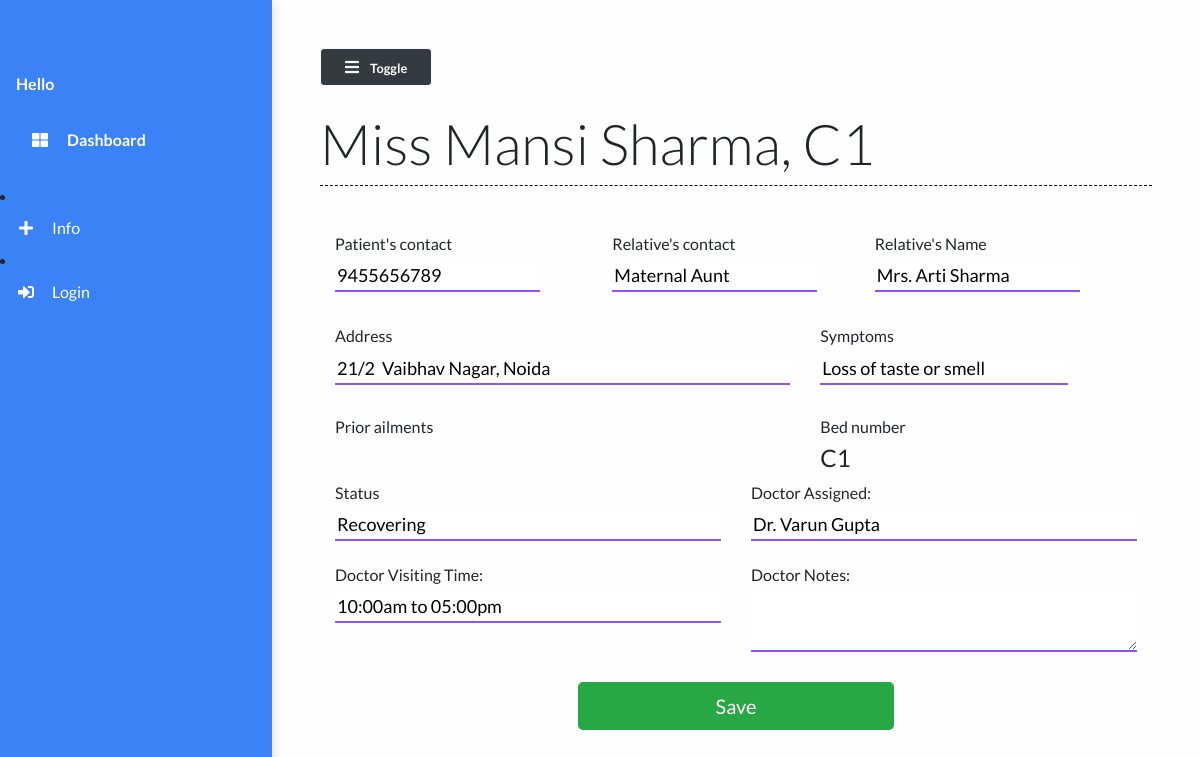
/patient/5, run on the app's committed database.
### main/models.py (models this page shows, shortened)
class Patient(models.Model):
    name = models.CharField(max_length=50)
    phone_num = models.CharField(max_length=15)
    patient_relative_name = models.CharField(max_length=50, null=True)
    patient_relative_contact = models.CharField(max_length=15, null=True)
    address = models.TextField()
    SYMPTOMS = (
        ('Fever', 'Fever'),
        ('Dry cough', 'Dry cough'),
        ('Tiredness', 'Tiredness'),
        ('Aches and pains', 'Aches and pains'),
        ('Sore throat', 'Sore throat'),
        ('Diarrhoea', 'Diarrhoea'),
        ('Loss of taste or smell', 'Loss of taste or smell'),
        ('Difficulty in breathing or shortness of breath', 'Difficulty in breathing or shortness of breath'),
        ('Chest pain or pressure', 'Chest pain or pressure'),
        ('Loss of speech or movement', 'Loss of speech or movement'),
    )
    symptoms = MultiSelectField(choices=SYMPTOMS, null=True, max_length=1000)
    prior_ailments = models.TextField()
    bed_num = models.ForeignKey("Bed", on_delete=models.CASCADE)
    dob = models.DateField(null=True)
    doctor = models.ForeignKey("Doctor", on_delete=models.CASCADE, null=True)
    doctors_notes = models.TextField(null=True, blank=True)
    doctors_visiting_time = models.CharField(null=True, max_length=50, blank=True)
    status = models.CharField(max_length=50)

class Bed(models.Model):
    bed_number = models.CharField(max_length=50)
    occupied = models.BooleanField()
    def __str__(self):
        return self.bed_number

class Doctor(models.Model):
    name = models.CharField(max_length=100)
    def __str__(self):
        return self.name

### main/views.py (the view, shortened to what this page needs)
# urls.py: path("patient/<str:pk>", views.patient, name="patient"),
def patient(request, pk):
    patient = Patient.objects.get(id=pk)
    context = {
        'patient': patient
    }
    return render(request, 'main/patient.html', context)

### main/templates/main/patient.html (shortened to what this page needs)
{% extends 'main/base.html' %}
{% load static %}
{% block contentTitle %}
    {{patient.name}}, {{patient.bed_num}}
{% endblock contentTitle %}
{% block content %}
		<form class="form" action="" method="post" id="registrationForm">
			<div class="container">
				<div class="patient-form">
					<div class="row">
						<div class="col-md-4 form-field mt-4 mb-0">
						<label for="mobile"><h6>Patient's contact</h6>
						<input type="text" id="name" class="input-text" type="text" name="mobile" placeholder="Mobile No" value="{{patient.phone_num}}">
						</label>
						</div>
						<div class="offset-md-2 col-md-4 form-field mt-4 mb-0">
						<label for="mobile" class="mb-0"><h6>Relative's contact</h6>
						<input type="text" id="mobile2" class="input-text" type="text" name="mobile2" placeholder="Mobile No" value="{{patient.patient_relative_contact}}">
						</label>
						</div>
						<div class="form-field mt-4">
						<label for="relativeName" class="mb-0"><h6>Relative's Name</h6>
						<input
							type="text"
							class="input-text"
							name="relativeName"
							id="realtiveName"
							value="{{patient.patient_relative_name}}"
							/>
						</label>
						</div>
						<div class="col-md-7 form-field mt-0">
						<label for="address" class="mb-0 mt-0"><h6>Address</h6></label>
						<input
							type="address"
							class="input-text"
							id="location"
							placeholder="address"
							name="location"
							title="enter a location"
							value="{{patient.address}}"
						/>
						</div>
						<div class="offset-md-1 col-md-4 form-field mt-0">
							<label for="symptoms" class="mb-0"><h6>Symptoms</h6></label>
							<input
								type="text"
								class="input-text"
								name="symptons"
								id="symptons"
								value="{{patient.symptoms}}"
							/>
						</div>
						<div class="col-md-7">
							<h6>Prior ailments</h6>
						</div>
						<div class="col-md-5">
							<h6>Bed number</h6>
							<label for="bed_num" class="mb-0">
							<h4>{{patient.bed_num}}</h4>
							</label>
						</div>
						<div class="col-md-6">
						 	<label for="status" class="mb-0">
							<h6>Status</h6></label>
							<input
								type="text"
								class="input-text"
								name="status"
								id="status"
								value="{{patient.status}}"
							/>
						</div>
						<div class="col-md-6">
							<label for="doctor" class="mb-0">
							<h6>Doctor Assigned: </h6>
							</label>
							<input
								type="text"
								class="input-text"
								name="doctor"
								id="doctor"
								value="{{patient.doctor}}"
							/>
						</div>
						<div class="col-md-6">
							<label for="doctor_time" class="mb-0 mt-4">
							<h6>Doctor Visiting Time: </h6>
							</label>
							<input
								type="text"
								class="input-text"
								name="doctor_time"
								id="doctor_time"
								value="{{patient.doctors_visiting_time}}"
							/>
						</div>
						<div class="col-md-6">
							<label for="doctor_notes" class="mb-0 mt-4">
							<h6>Doctor Notes: </h6>
							</label>
							<textarea
								class="input-text"
								name="doctor_notes"
								id="doctor_notes"
								{{patient.doctors_notes}}
							>{{patient.doctors_notes}}</textarea>
						</div>
					</div>
				</div>
			</div>
		<div class="form-group">
			<div class="col-md-5 mx-auto">
			<br />
			<button class="btn btn-lg btn-success btn-block mx-auto" type="submit">
				 Save
			</button>
			</div>
	 	</div>
		 </form>
{% endblock content %}

### static/styles/base.css (style rules this page uses)
body { background: #fffefe; min-height: 100vh; overflow-x: hidden; font-family:Lato,'Helvetica Neue',Helvetica,Arial,sans-serif; }
.patient-form .form-field { margin: 32px 0; }
.patient-form .input-text { width: 100%; border-width: 0 0 2px 0; border-color: #6c19fcc2; font-size: 18px; font-weight: 400; transition: border-color 0.2s linear; }

### data on the page
Patient: name "Miss Mansi Sharma", bed_num "C1", mobile "9455656789", mobile2 "Maternal Aunt", relativeName "Mrs. Arti Sharma", location "21/2 Vaibhav Nagar, Noida", symptons "Loss of taste or smell", status "Recovering", doctor "Dr. Varun Gupta", doctor_time "10:00am to 05:00pm"
